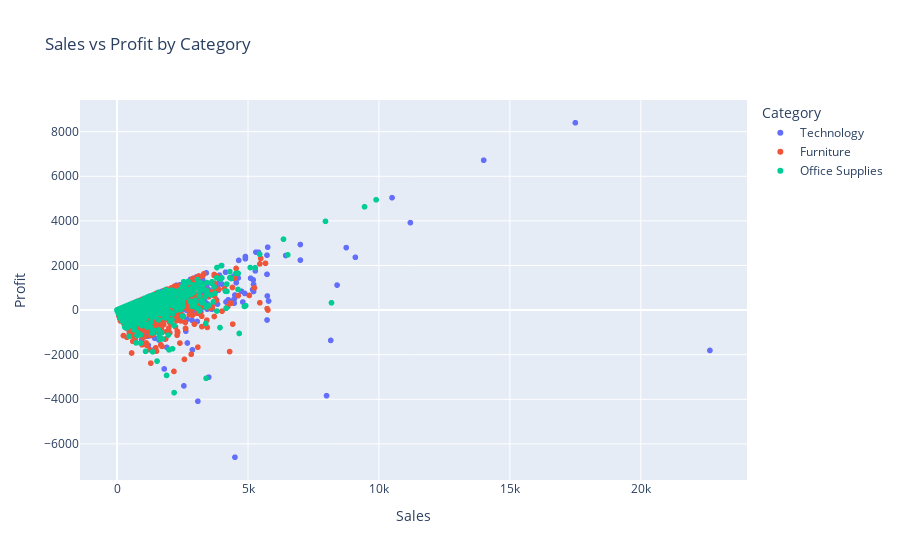

This figure's notebook cell:
### Code cell
#Advanced Interactive Scatter Plot
import plotly.express as px
fig=px.scatter(df, x='Sales', y='Profit', color='Category', title="Sales vs Profit by Category")
fig.show()

### Figure 1 — Plotly figure (JSON) as saved in the notebook; plotly's stock layout.template omitted (floating-point values rounded to 4 significant figures; data arrays with more than 128 entries replaced by an {"elided": "..."} marker saying what was removed)
{"data": [{"hovertemplate": "Category=Technology<br>Sales=%{x}<br>Profit=%{y}<extra></extra>", "legendgroup": "Technology", "marker": {"color": "#636efa", "symbol": "circle"}, "mode": "markers", "name": "Technology", "showlegend": true, "type": "scattergl", "x": {"elided": "10141 float values"}, "xaxis": "x", "y": {"elided": "10141 float values"}, "yaxis": "y"}, {"hovertemplate": "Category=Furniture<br>Sales=%{x}<br>Profit=%{y}<extra></extra>", "legendgroup": "Furniture", "marker": {"color": "#EF553B", "symbol": "circle"}, "mode": "markers", "name": "Furniture", "showlegend": true, "type": "scattergl", "x": {"elided": "9876 float values"}, "xaxis": "x", "y": {"elided": "9876 float values"}, "yaxis": "y"}, {"hovertemplate": "Category=Office Supplies<br>Sales=%{x}<br>Profit=%{y}<extra></extra>", "legendgroup": "Office Supplies", "marker": {"color": "#00cc96", "symbol": "circle"}, "mode": "markers", "name": "Office Supplies", "showlegend": true, "type": "scattergl", "x": {"elided": "31273 float values"}, "xaxis": "x", "y": {"elided": "31273 float values"}, "yaxis": "y"}], "layout": {"legend": {"title": {"text": "Category"}, "tracegroupgap": 0}, "title": {"text": "Sales vs Profit by Category"}, "xaxis": {"anchor": "y", "domain": [0, 1], "title": {"text": "Sales"}}, "yaxis": {"anchor": "x", "domain": [0, 1], "title": {"text": "Profit"}}}}
